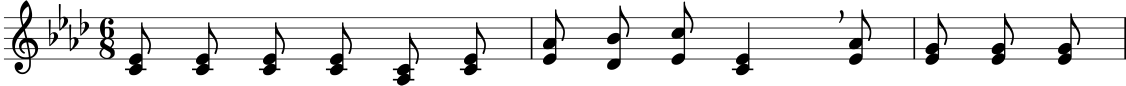
#> input picture png-intro/005.png, 2252 x 171 px (shown at 1/2 size)
$ python -i extract_first_line.py   (imports and definitions only)
#> lines starting #> are read from the running program, lines starting #| are printed output that depends on the picture
#!/usr/bin/env python

"""
add:
  https://github.com/eneiasramos/ccb-hinario-5-do/tree/master/do/musescore/xml
to:
  ./musescore

Usage:
    python3 src/extract_first_line.py
"""

import os
from pathlib import Path
from music21 import converter
import subprocess
import xml.etree.ElementTree as ET
from PIL import Image

# [90 lines left out: functions convert_mscx_to_musicxml, remove_xml_tags, extract_first_line, not called in this run]
    # [4 lines of commented-out code are left out]

def crop_and_trim_image(input_file, output_file):
  """Crop and trim the image to remove unnecessary parts."""
#> called with input_file = '../../png-intro/005.png', output_file = 'out.png'
  with Image.open(input_file) as img:
    # Crop the image: remove 45 pixels from the top and limit to 550 pixels height
#> img is the input picture: PIL image 2252x171 RGBA; mean R, G, B, A 0, 0, 0, 27.8
    cropped_img = img.crop((0, 100, img.width, img.height))
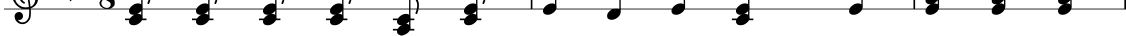
#> cropped_img: PIL image 2252x71 RGBA (shown at 1/2 size); mean R, G, B, A 0, 0, 0, 25; transparent parts drawn white
    cropped_img = cropped_img.crop(cropped_img.getbbox())
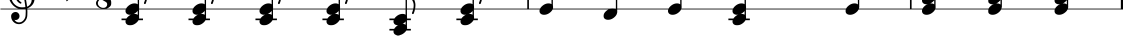
#> cropped_img: PIL image 2245x71 RGBA (shown at 1/2 size); mean R, G, B, A 0, 0, 0, 25.1; transparent parts drawn white

    # Find the first transparent row at the bottom
    bbox = cropped_img.getbbox()
#> bbox = (0, 0, 2245, 71)
    for y in range(50, cropped_img.height):
      row_bbox = cropped_img.crop((0, y, cropped_img.width, y + 1)).getbbox()
      if not row_bbox:
        bbox = (0, 0, cropped_img.width, y)
        break
#> this loop made 21 passes
#> row_bbox on passes 1 to 12: (256, 0, 1479, 1), (793, 0, 814, 1), (792, 0, 814, 1), (791, 0, 815, 1), (790, 0, 815, 1), (789, 0, 815, 1), (788, 0, 815, 1), (778, 0, 822, 1), (778, 0, 822, 1), (778, 0, 822, 1), (778, 0, 822, 1), (778, 0, 822, 1)

    if bbox:
      trimmed_img = cropped_img.crop(bbox)
    else:
      trimmed_img = cropped_img

    # Save the processed image
    trimmed_img.save(output_file)
    print(f"Processed file saved: {output_file}")

# [8 lines left out: function adjust_beam_mode, not called in this run]

# [5 lines not run here, left out]

>>> result = crop_and_trim_image('../../png-intro/005.png', 'out.png')

$ run again, on png-intro/021.png
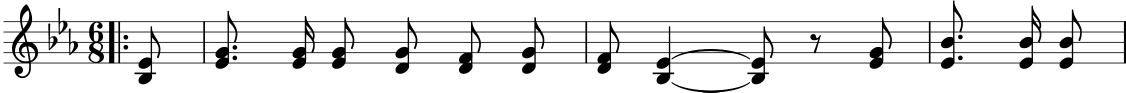
#> input picture png-intro/021.png, 2251 x 185 px (shown at 1/2 size)
#> in crop_and_trim_image, img is the input picture: PIL image 2251x185 RGBA; mean R, G, B, A 0, 0, 0, 27.4
#> in crop_and_trim_image, `cropped_img = img.crop((0, 100, img.width, img.height))`:
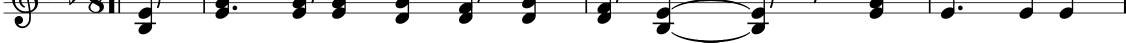
#> cropped_img: PIL image 2251x85 RGBA (shown at 1/2 size); mean R, G, B, A 0, 0, 0, 28.9; transparent parts drawn white
#> in crop_and_trim_image, `cropped_img = cropped_img.crop(cropped_img.getbbox())`:
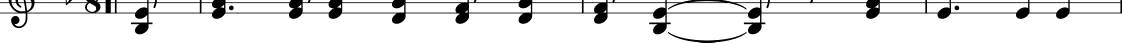
#> cropped_img: PIL image 2244x85 RGBA (shown at 1/2 size); mean R, G, B, A 0, 0, 0, 29; transparent parts drawn white
#> bbox = (0, 0, 2244, 85)
#> the loop in crop_and_trim_image, `for y in range(50, cropped_img.height):` made 35 passes
#> row_bbox on passes 1 to 8: (25, 0, 1523, 1), (26, 0, 1524, 1), (27, 0, 1524, 1), (28, 0, 1524, 1), (29, 0, 1524, 1), (31, 0, 1524, 1), (35, 0, 1523, 1), (270, 0, 1523, 1)

$ run again, on png-intro/029.png
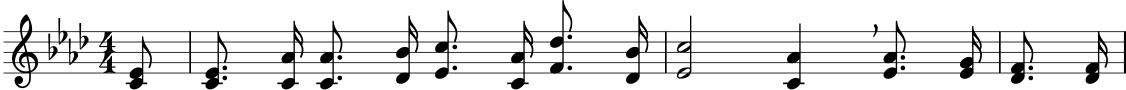
#> input picture png-intro/029.png, 2251 x 179 px (shown at 1/2 size)
#> in crop_and_trim_image, img is the input picture: PIL image 2251x179 RGBA; mean R, G, B, A 0, 0, 0, 28.5
#> in crop_and_trim_image, `cropped_img = img.crop((0, 100, img.width, img.height))`:
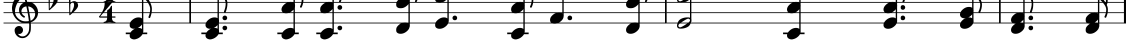
#> cropped_img: PIL image 2251x79 RGBA (shown at 1/2 size); mean R, G, B, A 0, 0, 0, 41; transparent parts drawn white
#> in crop_and_trim_image, `cropped_img = cropped_img.crop(cropped_img.getbbox())`:
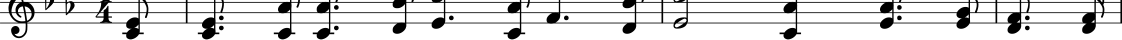
#> cropped_img: PIL image 2244x79 RGBA (shown at 1/2 size); mean R, G, B, A 0, 0, 0, 41.1; transparent parts drawn white
#> bbox = (0, 0, 2244, 79)
#> the loop in crop_and_trim_image, `for y in range(50, cropped_img.height):` made 29 passes
#> row_bbox on passes 1 to 8: (51, 0, 2192, 1), (51, 0, 2192, 1), (27, 0, 2192, 1), (25, 0, 2192, 1), (24, 0, 2192, 1), (23, 0, 2191, 1), (23, 0, 2191, 1), (22, 0, 2191, 1)

$ run again, on png-intro/031.png
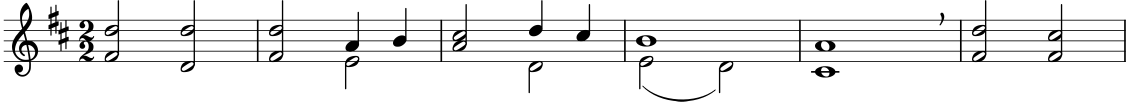
#> input picture png-intro/031.png, 2252 x 203 px (shown at 1/2 size)
#> in crop_and_trim_image, img is the input picture: PIL image 2252x203 RGBA; mean R, G, B, A 0, 0, 0, 19.4
#> in crop_and_trim_image, `cropped_img = img.crop((0, 100, img.width, img.height))`:
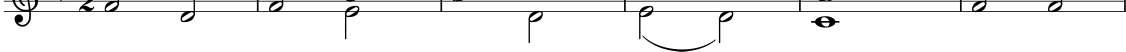
#> cropped_img: PIL image 2252x103 RGBA (shown at 1/2 size); mean R, G, B, A 0, 0, 0, 14.3; transparent parts drawn white
#> in crop_and_trim_image, `cropped_img = cropped_img.crop(cropped_img.getbbox())`:
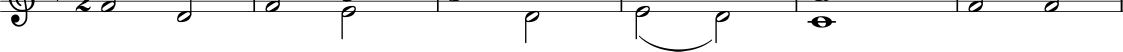
#> cropped_img: PIL image 2245x103 RGBA (shown at 1/2 size); mean R, G, B, A 0, 0, 0, 14.4; transparent parts drawn white
#> bbox = (0, 0, 2245, 103)
#> the loop in crop_and_trim_image, `for y in range(50, cropped_img.height):` made 53 passes
#> row_bbox on passes 1 to 8: (28, 0, 1661, 1), (29, 0, 1660, 1), (31, 0, 1658, 1), (35, 0, 1656, 1), (682, 0, 1653, 1), (682, 0, 1647, 1), (682, 0, 1434, 1), (682, 0, 1434, 1)
